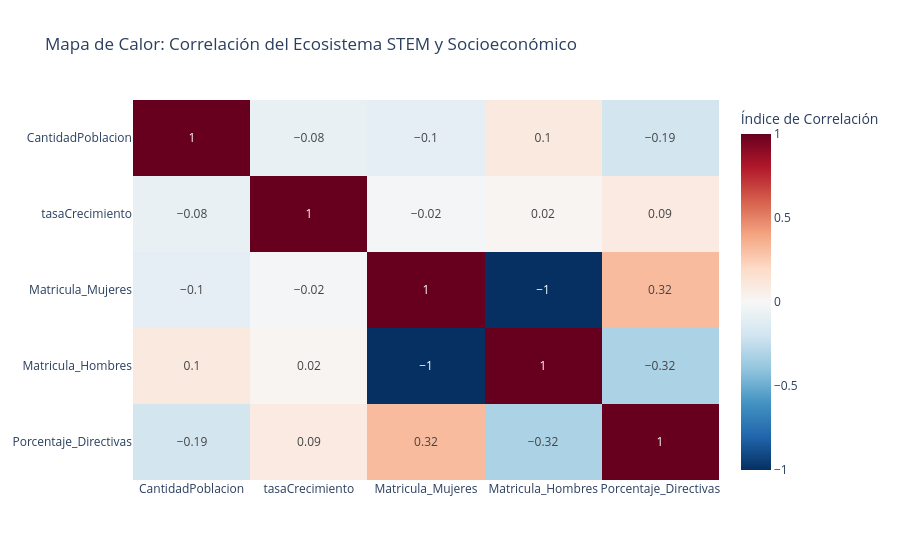

The code cell stored with this chart in its notebook:
### Code cell
import plotly.express as px

# Seleccionamos SOLO las columnas numéricas para nuestro modelo
columnas_modelo = [
    'CantidadPoblacion', 
    'tasaCrecimiento',       
    'Matricula_Mujeres', 
    'Matricula_Hombres', 
    'Porcentaje_Directivas'
]

# 2. Calculamos la matriz de correlación 
matriz_corr = df_final[columnas_modelo].corr().round(2)

# 3. Visualizamos la matriz 
fig = px.imshow(
    matriz_corr,
    text_auto=True,          
    aspect="auto",
    color_continuous_scale='RdBu_r', 
    title="Mapa de Calor: Correlación del Ecosistema STEM y Socioeconómico",
    labels=dict(color="Índice de Correlación")
)

fig.update_xaxes(side="bottom")
fig.show()


print("--- Tabla de Correlaciones ---")
print(matriz_corr)

### Figure 1 — Plotly figure (JSON) as saved in the notebook; plotly's stock layout.template omitted (floating-point values rounded to 4 significant figures)
{"data": [{"coloraxis": "coloraxis", "hovertemplate": "x: %{x}<br>y: %{y}<br>Índice de Correlación: %{z}<extra></extra>", "name": "0", "texttemplate": "%{z}", "type": "heatmap", "x": ["CantidadPoblacion", "tasaCrecimiento", "Matricula_Mujeres", "Matricula_Hombres", "Porcentaje_Directivas"], "xaxis": "x", "y": ["CantidadPoblacion", "tasaCrecimiento", "Matricula_Mujeres", "Matricula_Hombres", "Porcentaje_Directivas"], "yaxis": "y", "z": [[1.0, -0.08, -0.1, 0.1, -0.19], [-0.08, 1.0, -0.02, 0.02, 0.09], [-0.1, -0.02, 1.0, -1.0, 0.32], [0.1, 0.02, -1.0, 1.0, -0.32], [-0.19, 0.09, 0.32, -0.32, 1.0]]}], "layout": {"coloraxis": {"colorbar": {"title": {"text": "Índice de Correlación"}}, "colorscale": [[0, "rgb(5,48,97)"], [0.1, "rgb(33,102,172)"], [0.2, "rgb(67,147,195)"], [0.3, "rgb(146,197,222)"], [0.4, "rgb(209,229,240)"], [0.5, "rgb(247,247,247)"], [0.6, "rgb(253,219,199)"], [0.7, "rgb(244,165,130)"], [0.8, "rgb(214,96,77)"], [0.9, "rgb(178,24,43)"], [1, "rgb(103,0,31)"]]}, "title": {"text": "Mapa de Calor: Correlación del Ecosistema STEM y Socioeconómico"}, "xaxis": {"anchor": "y", "domain": [0, 1], "side": "bottom"}, "yaxis": {"anchor": "x", "autorange": "reversed", "domain": [0, 1]}}}
